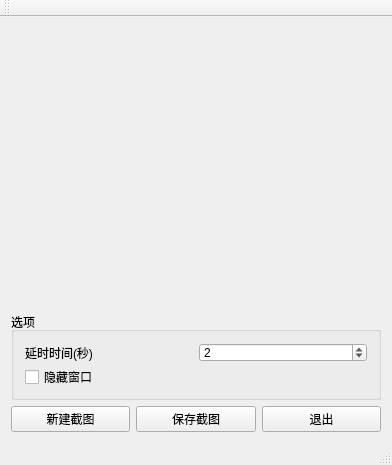
<?xml version="1.0" encoding="UTF-8"?>
<ui version="4.0">
 <class>MainWindow</class>
 <widget class="QMainWindow" name="MainWindow">
  <property name="geometry">
   <rect>
    <x>0</x>
    <y>0</y>
    <width>390</width>
    <height>465</height>
   </rect>
  </property>
  <property name="windowTitle">
   <string>MainWindow</string>
  </property>
  <widget class="QWidget" name="centralWidget">
   <layout class="QGridLayout" name="gridLayout">
    <item row="0" column="0">
     <layout class="QVBoxLayout" name="verticalLayout_3">
      <item>
       <widget class="QLabel" name="labelScreen">
        <property name="minimumSize">
         <size>
          <width>370</width>
          <height>200</height>
         </size>
        </property>
        <property name="maximumSize">
         <size>
          <width>380</width>
          <height>16777215</height>
         </size>
        </property>
        <property name="text">
         <string/>
        </property>
       </widget>
      </item>
      <item>
       <widget class="QGroupBox" name="groupBox">
        <property name="maximumSize">
         <size>
          <width>370</width>
          <height>88</height>
         </size>
        </property>
        <property name="title">
         <string>选项</string>
        </property>
        <layout class="QVBoxLayout" name="verticalLayout_2">
         <item>
          <layout class="QVBoxLayout" name="verticalLayout">
           <item>
            <layout class="QHBoxLayout" name="horizontalLayout_2">
             <item>
              <widget class="QLabel" name="label">
               <property name="text">
                <string>延时时间(秒)</string>
               </property>
              </widget>
             </item>
             <item>
              <widget class="QSpinBox" name="spinBoxTime">
               <property name="value">
                <number>2</number>
               </property>
              </widget>
             </item>
            </layout>
           </item>
           <item>
            <widget class="QCheckBox" name="checkBoxHide">
             <property name="text">
              <string>隐藏窗口</string>
             </property>
            </widget>
           </item>
          </layout>
         </item>
        </layout>
       </widget>
      </item>
      <item>
       <layout class="QHBoxLayout" name="horizontalLayout">
        <item>
         <widget class="QPushButton" name="pushButtonNew">
          <property name="text">
           <string>新建截图</string>
          </property>
         </widget>
        </item>
        <item>
         <widget class="QPushButton" name="pushButtonSave">
          <property name="text">
           <string>保存截图</string>
          </property>
         </widget>
        </item>
        <item>
         <widget class="QPushButton" name="pushButtonClose">
          <property name="text">
           <string>退出</string>
          </property>
         </widget>
        </item>
       </layout>
      </item>
     </layout>
    </item>
   </layout>
  </widget>
  <widget class="QMenuBar" name="menuBar">
   <property name="geometry">
    <rect>
     <x>0</x>
     <y>0</y>
     <width>390</width>
     <height>23</height>
    </rect>
   </property>
  </widget>
  <widget class="QToolBar" name="mainToolBar">
   <attribute name="toolBarArea">
    <enum>TopToolBarArea</enum>
   </attribute>
   <attribute name="toolBarBreak">
    <bool>false</bool>
   </attribute>
  </widget>
  <widget class="QStatusBar" name="statusBar"/>
 </widget>
 <layoutdefault spacing="6" margin="11"/>
 <resources/>
 <connections>
  <connection>
   <sender>pushButtonClose</sender>
   <signal>clicked()</signal>
   <receiver>MainWindow</receiver>
   <slot>close()</slot>
   <hints>
    <hint type="sourcelabel">
     <x>324</x>
     <y>385</y>
    </hint>
    <hint type="destinationlabel">
     <x>323</x>
     <y>419</y>
    </hint>
   </hints>
  </connection>
 </connections>
</ui>
